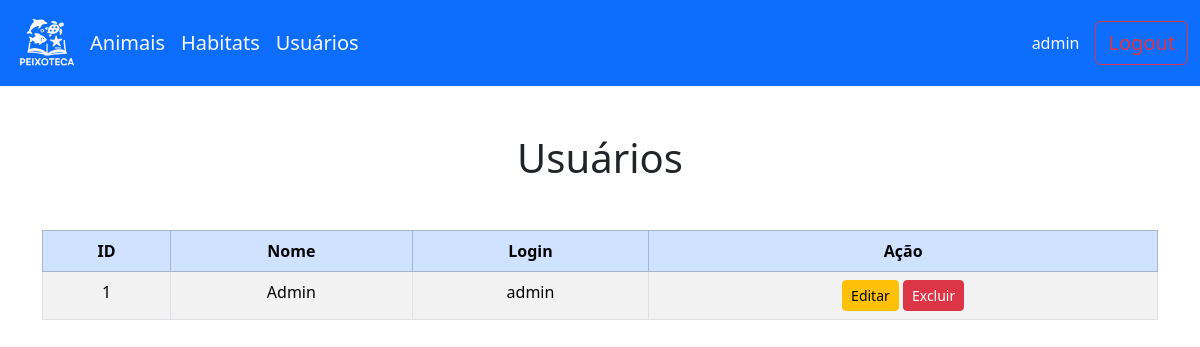
Page /usuarios/index.php (signed in) on the committed database.
### tables this page shows
CREATE TABLE `usuarios` (
  `id` integer PRIMARY KEY AUTO_INCREMENT,
  `nome` varchar(255) NOT NULL,
  `login` varchar(255) NOT NULL,
  `senha` varchar(255) NOT NULL
);

### usuarios/index.php (the view, shortened to what this page needs)
<?php
    include "../components/header.php";
    include "../components/nav.php";
    require_once "../db/conn.php";
?>
<div class="container my-4">
    <h1 class="text-center mb-5">Usuários</h1>
    <div class="table-responsive mt-5">
        <table class="table table-striped table-bordered text-center">
            <thead class="table-primary">
                <tr>
                    <th>ID</th>
                    <th>Nome</th>
                    <th>Login</th>
                    <th>Ação</th>
                </tr>
            </thead>
            <tbody>
                <?php
                $sql = "SELECT * FROM usuarios";
                $sql = $pdo->query($sql);
                ?>
                <?php if ($sql->rowCount() > 0): ?>
                    <?php foreach ($sql->fetchAll() as $usuarios): ?>
                        <tr>
                            <td><?php echo $usuarios['id'] ?> </td>
                            <td><?php echo $usuarios['nome'] ?> </td>
                            <td><?php echo $usuarios['login'] ?></td>
                        <?php if ($usuarios['id'] == $_SESSION['id_logado']): ?>
                            <td>
                                <a class="btn btn-warning btn-sm"
                                href="./editarUser.php?id=<?php echo $usuarios['id'] ?>">Editar</a>
                                <a class="btn btn-danger btn-sm"
                                   onclick="return confirm('Deseja realmente excluir a sua conta?')"
                                   href="./excluirUser.php?id=<?php echo $usuarios['id'] ?>">Excluir</a>
                            </td>
                        <?php else:  ?>
                            <td> - </td>
                        <?php endif; ?>
                        </tr>
                    <?php endforeach; ?>
                <?php endif; ?>
            </tbody>
        </table>
    </div>
</div>
<?php
    include "../components/footer.php";
?>

### rows in the picture
usuarios: id "1", nome "Admin", login "admin"

### other values in the picture
$_SESSION['usuario_logado'] "admin"
